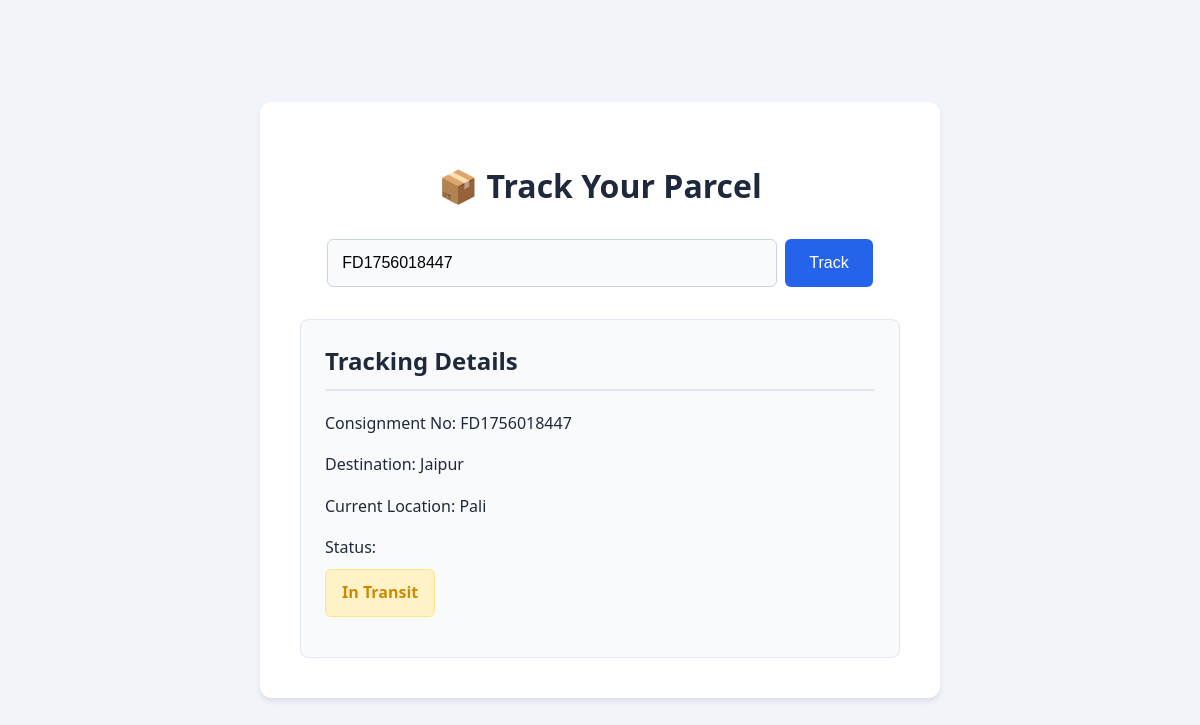
Screenshot of /track.php?consignment_no=FD1756018447 with the database file from the repository.
### tables this page shows
CREATE TABLE `parcels` (
  `id` int(11) NOT NULL,
  `consignment_no` varchar(20) NOT NULL,
  `customer_name` varchar(100) NOT NULL,
  `customer_email` varchar(100) NOT NULL,
  `customer_phone` varchar(20) DEFAULT NULL,
  `sender_address` text NOT NULL,
  `destination_address` text NOT NULL,
  `status` varchar(50) DEFAULT 'Created',
  `current_location` varchar(255) DEFAULT NULL,
  `created_at` timestamp NOT NULL DEFAULT current_timestamp()
);

### track.php (the view, shortened to what this page needs)
<?php
require 'db.php';
$parcel_details = null;
$error_message = '';
if (isset($_GET['consignment_no']) && !empty($_GET['consignment_no'])) {
    $consignment_no = trim($_GET['consignment_no']);
    $stmt = $conn->prepare("SELECT * FROM parcels WHERE consignment_no = ?");
    $stmt->bind_param("s", $consignment_no);
    $stmt->execute();
    $result = $stmt->get_result();
    if ($result->num_rows === 1) {
        $parcel_details = $result->fetch_assoc();
    } else {
        $error_message = "No parcel found with that consignment number.";
    }
}
?>
<!DOCTYPE html>
<html lang="en">
<head>
</head>
<body>
    <div class="track-container">
        <h1>📦 Track Your Parcel</h1>
        <form action="track.php" method="get" class="track-form">
            <input type="text" name="consignment_no" placeholder="Enter Consignment Number" value="<?php echo isset($_GET['consignment_no']) ? htmlspecialchars($_GET['consignment_no']) : ''; ?>" required>
            <button type="submit">Track</button>
        </form>
        <?php if ($parcel_details): ?>
            <div class="results-container">
                <h2>Tracking Details</h2>
                <p><strong>Consignment No:</strong> <?php echo htmlspecialchars($parcel_details['consignment_no']); ?></p>
                <p><strong>Destination:</strong> <?php echo htmlspecialchars($parcel_details['destination_address']); ?></p>
                <p><strong>Current Location:</strong> <?php echo htmlspecialchars($parcel_details['current_location'] ?? 'At Origin Facility'); ?></p>
                <p>
                    <strong>Status:</strong><br>
                    <?php
                        $status_class = 'status-' . strtolower(str_replace(' ', '-', $parcel_details['status']));
                        echo '<span class="status ' . $status_class . '">' . htmlspecialchars($parcel_details['status']) . '</span>';
                    ?>
                </p>
            </div>
        <?php elseif (!empty($error_message)): ?>
            <p class="error"><?php echo $error_message; ?></p>
        <?php endif; ?>
    </div>
</body>
</html>

### track.php (style rules this page uses)
:root { --primary-color: #2563eb; --secondary-color: #1e40af; --background-color: #f1f5f9; --text-color: #1e293b; --error-color: #dc2626; --success-color: #16a34a; --warning-color: #ca8a04; --info-color: #2563eb; }
body { font-family: 'Segoe UI', system-ui, sans-serif; background-color: var(--background-color); display: flex; justify-content: center; align-items: center; min-height: 100vh; margin: 0; padding: 20px; box-sizing: border-box; color: var(--text-color); }
.track-container { background: #fff; padding: 2.5rem; border-radius: 12px; box-shadow: 0 4px 6px -1px rgb(0 0 0 / 0.1); width: 100%; max-width: 600px; text-align: center; }
h1 { color: var(--text-color); margin-bottom: 2rem; font-weight: 600; font-size: 2rem; }
.track-form { display: flex; justify-content: center; margin-bottom: 2rem; gap: 0.5rem; }
.track-form input[type="text"] { width: 70%; padding: 0.875rem; border: 1px solid #cbd5e1; border-radius: 6px; font-size: 1rem; transition: all 0.2s ease; background-color: #f8fafc; }
.track-form button { padding: 0.875rem 1.5rem; background-color: var(--primary-color); color: white; border: none; border-radius: 6px; cursor: pointer; font-weight: 500; transition: all 0.2s ease; font-size: 1rem; }
.results-container { text-align: left; background-color: #f8fafc; padding: 1.5rem; border-radius: 8px; border: 1px solid #e2e8f0; margin-top: 1rem; }
.results-container h2 { color: var(--text-color); border-bottom: 2px solid #e2e8f0; padding-bottom: 0.75rem; margin-top: 0; font-weight: 600; }
.results-container p { font-size: 1rem; line-height: 1.6; margin: 1rem 0; }
.results-container strong { color: var(--text-color); font-weight: 500; }
.status { display: inline-block; font-size: 1rem; font-weight: 600; padding: 0.625rem 1rem; border-radius: 6px; margin-top: 0.5rem; transition: all 0.2s ease; }
.status-in-transit { background-color: #fef3c7; color: var(--warning-color); border: 1px solid #fde68a; }

### rows the page displays
parcels: consignment_no "FD1756018447", destination_address "Jaipur", current_location "Pali", status "In Transit"
